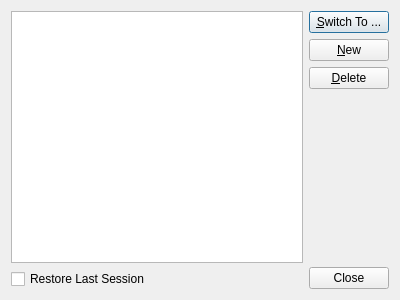
<?xml version="1.0" encoding="UTF-8"?>
<ui version="4.0">
 <class>SessionsDialog</class>
 <widget class="QDialog" name="SessionsDialog">
  <property name="geometry">
   <rect>
    <x>0</x>
    <y>0</y>
    <width>400</width>
    <height>300</height>
   </rect>
  </property>
  <property name="windowTitle">
   <string>Sessions</string>
  </property>
  <layout class="QHBoxLayout" name="horizontalLayout">
   <item>
    <layout class="QVBoxLayout" name="verticalLayout_2">
     <item>
      <widget class="QListWidget" name="listWidget"/>
     </item>
     <item>
      <widget class="QCheckBox" name="restoreCheckBox">
       <property name="text">
        <string>Restore Last Session</string>
       </property>
      </widget>
     </item>
    </layout>
   </item>
   <item>
    <layout class="QVBoxLayout" name="verticalLayout">
     <item>
      <widget class="QPushButton" name="switchToButton">
       <property name="text">
        <string>&amp;Switch To ...</string>
       </property>
       <property name="default">
        <bool>true</bool>
       </property>
      </widget>
     </item>
     <item>
      <widget class="QPushButton" name="newButton">
       <property name="text">
        <string>&amp;New</string>
       </property>
      </widget>
     </item>
     <item>
      <widget class="QPushButton" name="deleteButton">
       <property name="text">
        <string>&amp;Delete</string>
       </property>
      </widget>
     </item>
     <item>
      <spacer name="verticalSpacer">
       <property name="orientation">
        <enum>Qt::Vertical</enum>
       </property>
       <property name="sizeHint" stdset="0">
        <size>
         <width>20</width>
         <height>40</height>
        </size>
       </property>
      </spacer>
     </item>
     <item>
      <widget class="QPushButton" name="cancelButton">
       <property name="text">
        <string>Close</string>
       </property>
       <property name="default">
        <bool>false</bool>
       </property>
      </widget>
     </item>
    </layout>
   </item>
  </layout>
 </widget>
 <resources/>
 <connections>
  <connection>
   <sender>cancelButton</sender>
   <signal>clicked()</signal>
   <receiver>SessionsDialog</receiver>
   <slot>accept()</slot>
   <hints>
    <hint type="sourcelabel">
     <x>352</x>
     <y>278</y>
    </hint>
    <hint type="destinationlabel">
     <x>261</x>
     <y>294</y>
    </hint>
   </hints>
  </connection>
 </connections>
</ui>
